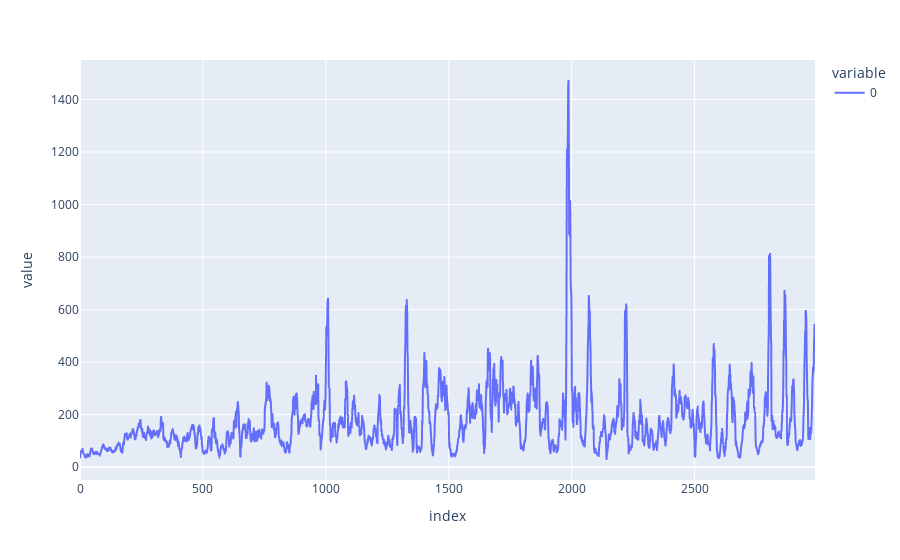

Notebook source saved alongside this figure:
### Code cell
px.line(np.convolve(ts, np.ones(10)/10, "valid"))

### Figure 1 — Plotly figure (JSON) as saved in the notebook; plotly's stock layout.template omitted (floating-point values rounded to 4 significant figures; data arrays with more than 128 entries replaced by an {"elided": "..."} marker saying what was removed)
{"data": [{"hovertemplate": "variable=0<br>index=%{x}<br>value=%{y}<extra></extra>", "legendgroup": "0", "line": {"color": "#636efa", "dash": "solid"}, "marker": {"symbol": "circle"}, "mode": "lines", "name": "0", "showlegend": true, "type": "scattergl", "x": {"elided": "2991 int values"}, "xaxis": "x", "y": {"elided": "2991 float values"}, "yaxis": "y"}], "layout": {"autosize": true, "legend": {"title": {"text": "variable"}, "tracegroupgap": 0}, "margin": {"t": 60}, "xaxis": {"anchor": "y", "autorange": true, "domain": [0, 1], "range": [0, 2990], "title": {"text": "index"}, "type": "linear"}, "yaxis": {"anchor": "x", "autorange": true, "domain": [0, 1], "range": [-48.76, 1550.0], "title": {"text": "value"}, "type": "linear"}}}
